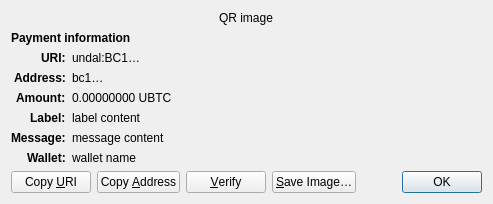
<?xml version="1.0" encoding="UTF-8"?>
<ui version="4.0">
 <class>ReceiveRequestDialog</class>
 <widget class="QDialog" name="ReceiveRequestDialog">
  <property name="geometry">
   <rect>
    <x>0</x>
    <y>0</y>
    <width>413</width>
    <height>229</height>
   </rect>
  </property>
  <property name="windowTitle">
   <string>Request payment to …</string>
  </property>
  <layout class="QGridLayout" name="gridLayout" columnstretch="0,1">
   <property name="sizeConstraint">
    <enum>QLayout::SetFixedSize</enum>
   </property>
   <item row="0" column="0" colspan="2" alignment="Qt::AlignHCenter">
    <widget class="QRImageWidget" name="qr_code">
     <property name="text">
      <string notr="true">QR image</string>
     </property>
     <property name="textInteractionFlags">
      <set>Qt::NoTextInteraction</set>
     </property>
    </widget>
   </item>
   <item row="1" column="0" colspan="2">
    <widget class="QLabel" name="payment_header">
     <property name="font">
      <font>
       <weight>75</weight>
       <bold>true</bold>
      </font>
     </property>
     <property name="text">
      <string>Payment information</string>
     </property>
     <property name="textInteractionFlags">
      <set>Qt::NoTextInteraction</set>
     </property>
    </widget>
   </item>
   <item row="2" column="0" alignment="Qt::AlignRight|Qt::AlignTop">
    <widget class="QLabel" name="uri_tag">
     <property name="font">
      <font>
       <weight>75</weight>
       <bold>true</bold>
      </font>
     </property>
     <property name="text">
      <string notr="true">URI:</string>
     </property>
     <property name="textFormat">
      <enum>Qt::PlainText</enum>
     </property>
     <property name="textInteractionFlags">
      <set>Qt::NoTextInteraction</set>
     </property>
    </widget>
   </item>
   <item row="2" column="1" alignment="Qt::AlignTop">
    <widget class="QLabel" name="uri_content">
     <property name="text">
      <string notr="true">undal:BC1…</string>
     </property>
     <property name="textFormat">
      <enum>Qt::RichText</enum>
     </property>
     <property name="wordWrap">
      <bool>true</bool>
     </property>
     <property name="textInteractionFlags">
      <set>Qt::TextSelectableByMouse</set>
     </property>
    </widget>
   </item>
   <item row="3" column="0" alignment="Qt::AlignRight|Qt::AlignTop">
    <widget class="QLabel" name="address_tag">
     <property name="font">
      <font>
       <weight>75</weight>
       <bold>true</bold>
      </font>
     </property>
     <property name="text">
      <string>Address:</string>
     </property>
     <property name="textInteractionFlags">
      <set>Qt::NoTextInteraction</set>
     </property>
    </widget>
   </item>
   <item row="3" column="1" alignment="Qt::AlignTop">
    <widget class="QLabel" name="address_content">
     <property name="text">
      <string notr="true">bc1…</string>
     </property>
     <property name="textFormat">
      <enum>Qt::PlainText</enum>
     </property>
     <property name="textInteractionFlags">
      <set>Qt::TextSelectableByMouse</set>
     </property>
    </widget>
   </item>
   <item row="4" column="0" alignment="Qt::AlignRight|Qt::AlignTop">
    <widget class="QLabel" name="amount_tag">
     <property name="font">
      <font>
       <weight>75</weight>
       <bold>true</bold>
      </font>
     </property>
     <property name="text">
      <string>Amount:</string>
     </property>
     <property name="textInteractionFlags">
      <set>Qt::NoTextInteraction</set>
     </property>
    </widget>
   </item>
   <item row="4" column="1" alignment="Qt::AlignTop">
    <widget class="QLabel" name="amount_content">
     <property name="text">
      <string notr="true">0.00000000 UBTC</string>
     </property>
     <property name="textFormat">
      <enum>Qt::PlainText</enum>
     </property>
     <property name="textInteractionFlags">
      <set>Qt::TextSelectableByMouse</set>
     </property>
    </widget>
   </item>
   <item row="5" column="0" alignment="Qt::AlignRight|Qt::AlignTop">
    <widget class="QLabel" name="label_tag">
     <property name="font">
      <font>
       <weight>75</weight>
       <bold>true</bold>
      </font>
     </property>
     <property name="text">
      <string>Label:</string>
     </property>
     <property name="textInteractionFlags">
      <set>Qt::NoTextInteraction</set>
     </property>
    </widget>
   </item>
   <item row="5" column="1" alignment="Qt::AlignTop">
    <widget class="QLabel" name="label_content">
     <property name="text">
      <string notr="true">label content</string>
     </property>
     <property name="textFormat">
      <enum>Qt::PlainText</enum>
     </property>
     <property name="wordWrap">
      <bool>true</bool>
     </property>
     <property name="textInteractionFlags">
      <set>Qt::TextSelectableByMouse</set>
     </property>
    </widget>
   </item>
   <item row="6" column="0" alignment="Qt::AlignRight|Qt::AlignTop">
    <widget class="QLabel" name="message_tag">
     <property name="font">
      <font>
       <weight>75</weight>
       <bold>true</bold>
      </font>
     </property>
     <property name="text">
      <string>Message:</string>
     </property>
     <property name="textInteractionFlags">
      <set>Qt::NoTextInteraction</set>
     </property>
    </widget>
   </item>
   <item row="6" column="1" alignment="Qt::AlignTop">
    <widget class="QLabel" name="message_content">
     <property name="text">
      <string notr="true">message content</string>
     </property>
     <property name="textFormat">
      <enum>Qt::PlainText</enum>
     </property>
     <property name="wordWrap">
      <bool>true</bool>
     </property>
     <property name="textInteractionFlags">
      <set>Qt::TextSelectableByMouse</set>
     </property>
    </widget>
   </item>
   <item row="7" column="0" alignment="Qt::AlignRight|Qt::AlignTop">
    <widget class="QLabel" name="wallet_tag">
     <property name="font">
      <font>
       <weight>75</weight>
       <bold>true</bold>
      </font>
     </property>
     <property name="text">
      <string>Wallet:</string>
     </property>
     <property name="textInteractionFlags">
      <set>Qt::NoTextInteraction</set>
     </property>
    </widget>
   </item>
   <item row="7" column="1" alignment="Qt::AlignTop">
    <widget class="QLabel" name="wallet_content">
     <property name="text">
      <string notr="true">wallet name</string>
     </property>
     <property name="textFormat">
      <enum>Qt::PlainText</enum>
     </property>
     <property name="wordWrap">
      <bool>true</bool>
     </property>
     <property name="textInteractionFlags">
      <set>Qt::TextSelectableByMouse</set>
     </property>
    </widget>
   </item>
   <item row="8" column="0" colspan="2">
    <layout class="QHBoxLayout" name="horizontalLayout">
     <item>
      <widget class="QPushButton" name="btnCopyURI">
       <property name="text">
        <string>Copy &amp;URI</string>
       </property>
       <property name="autoDefault">
        <bool>false</bool>
       </property>
      </widget>
     </item>
     <item>
      <widget class="QPushButton" name="btnCopyAddress">
       <property name="text">
        <string>Copy &amp;Address</string>
       </property>
       <property name="autoDefault">
        <bool>false</bool>
       </property>
      </widget>
     </item>
     <item>
      <widget class="QPushButton" name="btnVerify">
       <property name="text">
        <string>&amp;Verify</string>
       </property>
       <property name="toolTip">
        <string>Verify this address on e.g. a hardware wallet screen</string>
       </property>
       <property name="autoDefault">
        <bool>false</bool>
       </property>
      </widget>
     </item>
     <item>
      <widget class="QPushButton" name="btnSaveAs">
       <property name="text">
        <string>&amp;Save Image…</string>
       </property>
       <property name="autoDefault">
        <bool>false</bool>
       </property>
      </widget>
     </item>
     <item>
      <spacer name="horizontalSpacer_2">
       <property name="orientation">
        <enum>Qt::Horizontal</enum>
       </property>
       <property name="sizeHint" stdset="0">
        <size>
         <width>40</width>
         <height>20</height>
        </size>
       </property>
      </spacer>
     </item>
     <item>
      <widget class="QDialogButtonBox" name="buttonBox">
       <property name="focusPolicy">
        <enum>Qt::StrongFocus</enum>
       </property>
       <property name="standardButtons">
        <set>QDialogButtonBox::Ok</set>
       </property>
      </widget>
     </item>
    </layout>
   </item>
  </layout>
 </widget>
 <customwidgets>
  <customwidget>
   <class>QRImageWidget</class>
   <extends>QLabel</extends>
   <header>qt/qrimagewidget.h</header>
  </customwidget>
 </customwidgets>
 <tabstops>
  <tabstop>buttonBox</tabstop>
  <tabstop>btnCopyURI</tabstop>
  <tabstop>btnCopyAddress</tabstop>
  <tabstop>btnSaveAs</tabstop>
 </tabstops>
 <resources/>
 <connections>
  <connection>
   <sender>buttonBox</sender>
   <signal>accepted()</signal>
   <receiver>ReceiveRequestDialog</receiver>
   <slot>accept()</slot>
   <hints>
    <hint type="sourcelabel">
     <x>135</x>
     <y>230</y>
    </hint>
    <hint type="destinationlabel">
     <x>135</x>
     <y>126</y>
    </hint>
   </hints>
  </connection>
 </connections>
</ui>
